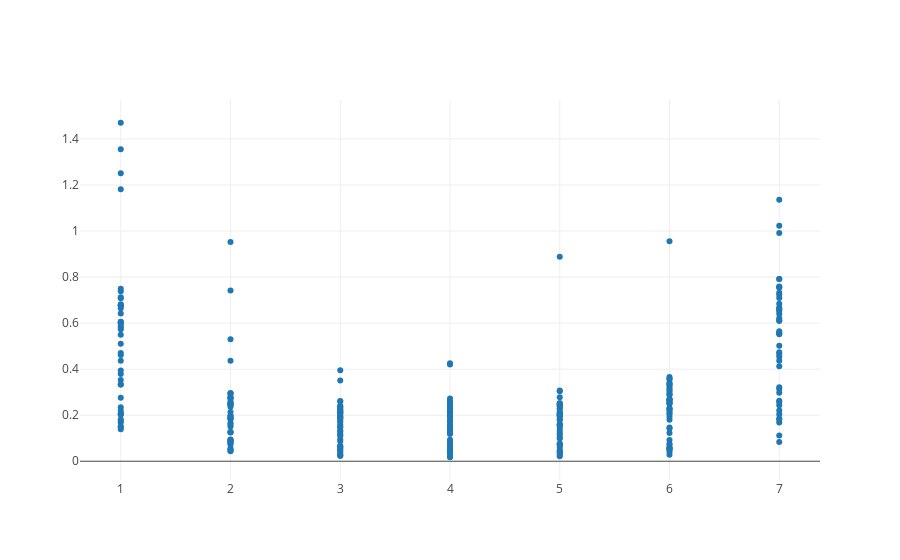

The notebook cell saved with this chart:
### Code cell
iplot([Scatter(x=column1, y=column3, mode='markers')])

### Figure 1 — Plotly figure (JSON) as saved in the notebook; plotly's stock layout.template omitted (floating-point values rounded to 4 significant figures; data arrays with more than 128 entries replaced by an {"elided": "..."} marker saying what was removed)
{"data": [{"mode": "markers", "type": "scatter", "x": {"elided": "301 str values"}, "y": {"elided": "301 float values"}}], "layout": {}}
